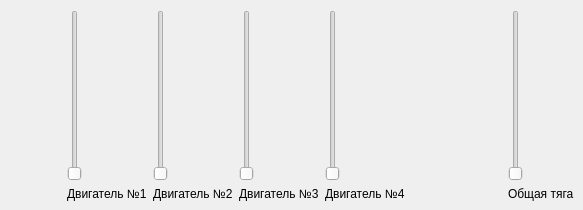
<?xml version="1.0" encoding="UTF-8"?>
<ui version="4.0">
 <class>MainWindow</class>
 <widget class="QMainWindow" name="MainWindow">
  <property name="geometry">
   <rect>
    <x>0</x>
    <y>0</y>
    <width>583</width>
    <height>210</height>
   </rect>
  </property>
  <property name="maximumSize">
   <size>
    <width>641</width>
    <height>210</height>
   </size>
  </property>
  <property name="windowTitle">
   <string>Управление основными двигателями</string>
  </property>
  <widget class="QWidget" name="centralwidget">
   <widget class="QWidget" name="">
    <property name="geometry">
     <rect>
      <x>10</x>
      <y>10</y>
      <width>621</width>
      <height>191</height>
     </rect>
    </property>
    <layout class="QHBoxLayout" name="horizontalLayout">
     <item>
      <layout class="QGridLayout" name="gridLayout_2">
       <item row="3" column="1">
        <widget class="QLabel" name="label_2">
         <property name="text">
          <string>Двигатель №2</string>
         </property>
        </widget>
       </item>
       <item row="1" column="1">
        <widget class="QSlider" name="verticalSlider_3">
         <property name="orientation">
          <enum>Qt::Vertical</enum>
         </property>
        </widget>
       </item>
       <item row="3" column="0">
        <widget class="QLabel" name="label">
         <property name="text">
          <string>Двигатель №1</string>
         </property>
        </widget>
       </item>
       <item row="1" column="0">
        <widget class="QSlider" name="verticalSlider">
         <property name="orientation">
          <enum>Qt::Vertical</enum>
         </property>
        </widget>
       </item>
       <item row="1" column="2">
        <widget class="QSlider" name="verticalSlider_2">
         <property name="orientation">
          <enum>Qt::Vertical</enum>
         </property>
        </widget>
       </item>
       <item row="3" column="2">
        <widget class="QLabel" name="label_3">
         <property name="text">
          <string>Двигатель №3</string>
         </property>
        </widget>
       </item>
       <item row="3" column="3">
        <widget class="QLabel" name="label_4">
         <property name="text">
          <string>Двигатель №4</string>
         </property>
        </widget>
       </item>
       <item row="1" column="3">
        <widget class="QSlider" name="verticalSlider_4">
         <property name="orientation">
          <enum>Qt::Vertical</enum>
         </property>
        </widget>
       </item>
      </layout>
     </item>
     <item>
      <layout class="QGridLayout" name="gridLayout">
       <item row="3" column="1">
        <widget class="QSlider" name="verticalSlider_5">
         <property name="orientation">
          <enum>Qt::Vertical</enum>
         </property>
        </widget>
       </item>
       <item row="4" column="1">
        <widget class="QLabel" name="label_5">
         <property name="text">
          <string>Общая тяга</string>
         </property>
        </widget>
       </item>
       <item row="3" column="0">
        <spacer name="horizontalSpacer">
         <property name="orientation">
          <enum>Qt::Horizontal</enum>
         </property>
         <property name="sizeType">
          <enum>QSizePolicy::Fixed</enum>
         </property>
         <property name="sizeHint" stdset="0">
          <size>
           <width>40</width>
           <height>20</height>
          </size>
         </property>
        </spacer>
       </item>
      </layout>
     </item>
    </layout>
   </widget>
  </widget>
 </widget>
 <resources/>
 <connections/>
</ui>
